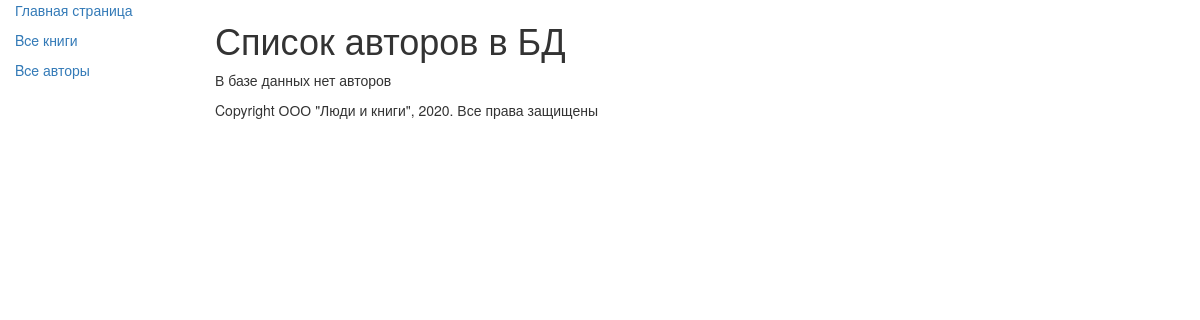
/authors/, run on an earlier commit of the app's database.
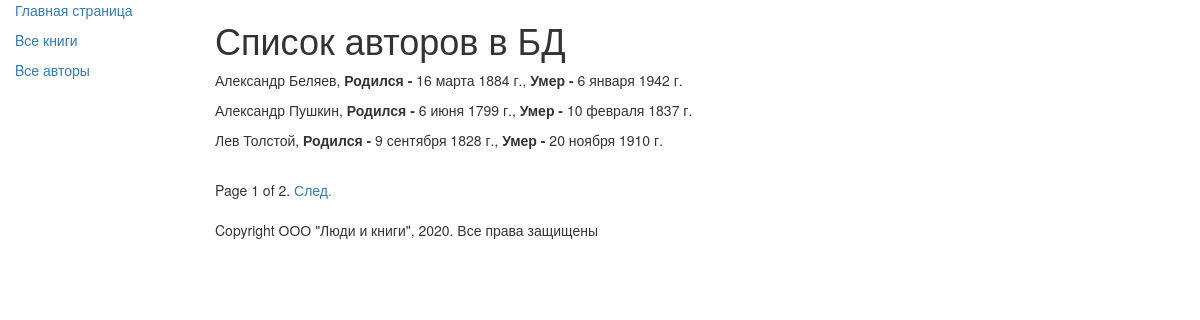
And on a later commit of the database.
### catalog/models.py (models this page shows, shortened)
class Author(models.Model):
    first_name = models.CharField(max_length=100, help_text='Введите имя автора', verbose_name='Имя автора')
    last_name = models.CharField(max_length=100, help_text='Введите фамилию автора', verbose_name='Фамилия автора')
    date_of_birth = models.DateField(help_text='Введите дату рождения', verbose_name='Дата рождения', null=True, blank=True)
    date_of_death = models.DateField(help_text='Введите дату смерти', verbose_name='Дата смерти', null=True, blank=True)

### catalog/views.py (the view)
# urls.py: re_path(r'^authors/$', views.AuthorListView.as_view(), name='authors'),
class AuthorListView(generic.ListView):
    model = Author
    paginate_by = 3

### catalog/templates/catalog/author_list.html
{% extends "catalog/base.html" %}
{% block content %}
<h1>Список авторов в БД</h1>
{% if author_list %}
    {% for author in author_list.all %}
    <p>
        {{ author.first_name }}  {{ author.last_name }},
        <strong>Родился - </strong>{{ author.date_of_birth }},
        <strong>Умер - </strong>{{ author.date_of_death }}
    </p>
    {% endfor %}
{% else %}
    <p>В базе данных нет авторов</p>
{% endif %}
{% endblock %}

### catalog/templates/catalog/base.html (shortened to what this page needs)
<!DOCTYPE html>
<html lang="en">
<head>
    {% load static %}
    <link rel="stylesheet" href="https://maxcdn.bootstrapcdn.com/bootstrap/3.3.7/css/bootstrap.min.css">
    <link rel="stylesheet" href="{% static 'catalog/css/styles.css' %}">
</head>
<body>
    <div class="container-fluid">
        <div class="row">
            <div class="col-sm-2">
                {% block sidebar %}
                    <p><a href="{% url 'index' %}">Главная страница</а></p>
                    <p><a href="{% url 'books' %}">Bce книги</а></p>
                    <p><a href="{% url 'authors' %}">Bce авторы</a></p>
                {% endblock %}
            </div>
            <div class="col-sm-10 ">
            {% block content %}
            {% endblock %}
            {% block pagination %}
                {% if is_paginated %}
                    <div class="pagination">
                        <span class="page-links">
                            <span class="page-current">
                                Page {{ page_obj.number }} of {{ page_obj.paginator.num_pages }}.
                            </span>
                            {% if page_obj.has_next %}
                                <a href="?page={{ page_obj.next_page_number }}">След.</a>
                            {% endif %}
                        </span>
                    </div>
                {% endif %}
            {% endblock %}
                {% block footer %}
                    {% block copyright %}
                        <p>Copyright ООО "Люди и книги", 2020. Все права защищены</р>
                    {% endblock %}
                {% endblock %}
            </div>
    </div>
</div>
</body>
</html>

What changed in the data, as far as the page shows it:
added Author: first_name "Александр", last_name "Беляев", date_of_birth "16 марта 1884 г.", date_of_death "6 января 1942 г."
added Author: first_name "Александр", last_name "Пушкин", date_of_birth "6 июня 1799 г.", date_of_death "10 февраля 1837 г."
added Author: first_name "Лев", last_name "Толстой", date_of_birth "9 сентября 1828 г.", date_of_death "20 ноября 1910 г."
Also different on the page:
{{ page_obj.number }}: (not shown) → "1"
{{ page_obj.paginator.num_pages }}: (not shown) → "2"
text no longer shown: "В базе данных нет авторов"
text now shown: "Page of . След."
